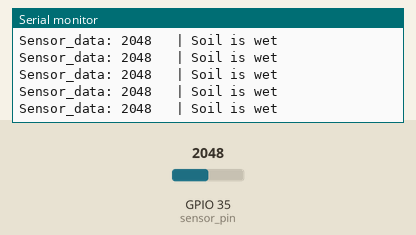
Recording of a sketch running on a simulated ESP32. Shown: the last lines printed to the serial monitor. The test bench sets the inputs (shaded band); at power-on: GPIO 35 (sensor_pin) = 2048.

Above: at 1.2 s.
1.3 s: GPIO 35 (sensor_pin) set to 2374
At 1.31 s:
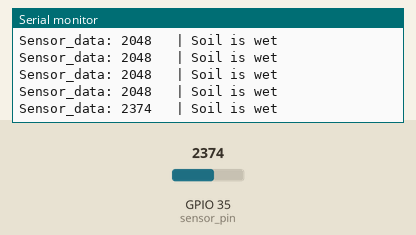
2.8 s: GPIO 35 (sensor_pin) set to 2468
At 2.81 s:
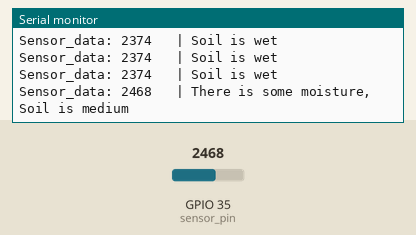
4.7 s: GPIO 35 (sensor_pin) set to 3558
At 4.72 s:
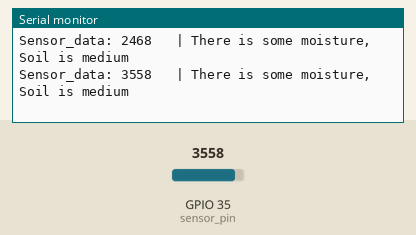
6.2 s: GPIO 35 (sensor_pin) set to 3654
At 6.23 s:
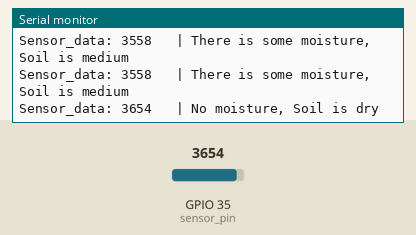

Measured:
- the behaviour switches between 2399 and 2400 on GPIO 35 (sensor_pin) (found by bisection; images 1 and 2)
- the behaviour switches between 3600 and 3601 on GPIO 35 (sensor_pin) (found by bisection; images 3 and 4)
- after the input at 1.3 s, the serial monitor: prints a new line at once (image 1)
- after the input at 2.8 s, the serial monitor: prints a new line at once (image 2)
- after the input at 4.7 s, the serial monitor: prints a new line at once (image 3)
- after the input at 6.2 s, the serial monitor: prints a new line at once (image 4)

The sketch:

soilmoisture_cali.ino
```cpp
int sensor_pin = 35;

void setup() {
  Serial.begin(9600);
  pinMode(sensor_pin, INPUT);
}

void loop() {
  int sensor_data = analogRead(sensor_pin);
  Serial.print("Sensor_data: ");
  Serial.print(sensor_data);
  Serial.print("\t | ");

  if(sensor_data > 3600) {
    Serial.println("No moisture, Soil is dry");
  } else if(sensor_data >= 2400 && sensor_data <= 3600) {
    Serial.println("There is some moisture, Soil is medium");
  } else if(sensor_data < 2400) {
    Serial.println("Soil is wet");
  }

  delay(100);
}
```
